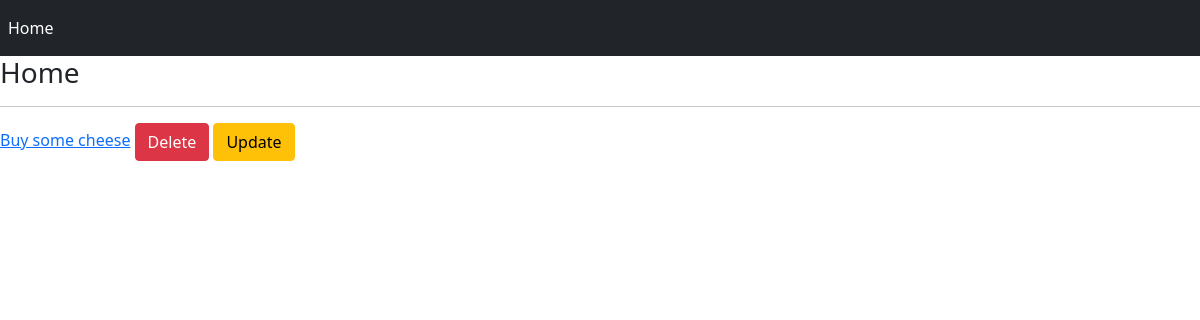
The app's page /, older data.
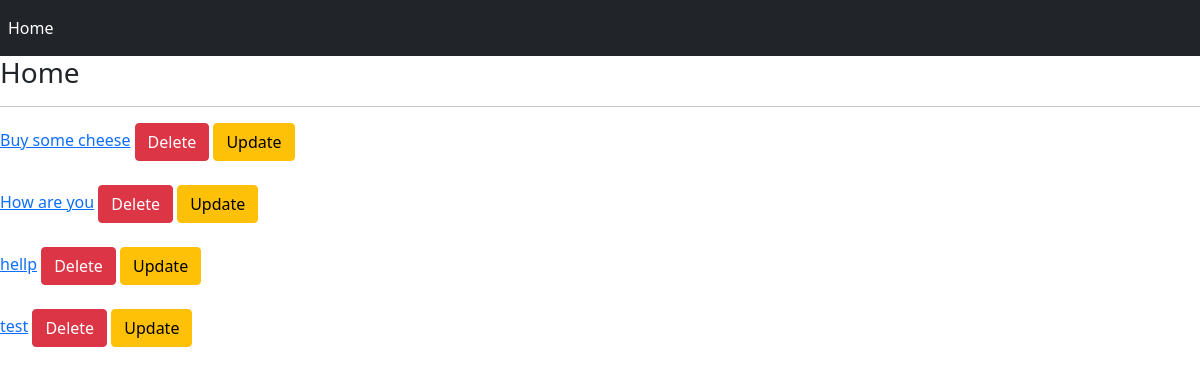
The same page, newer data.
### first/models.py (models this page shows, shortened)
class Todo(models.Model):
    title = models.CharField(max_length=100)
    created_at = models.DateTimeField(auto_now_add=True)
    slug = models.CharField(max_length=100, null=True, blank=True)

### first/views.py (the view)
# urls.py: 2. Add a URL to urlpatterns:  path('', Home.as_view(), name='home')
class Home(ListView):
    template_name = 'first/home.html'
    context_object_name = 'todos'
    ordering = ['-created_at']
    def get_queryset(self):
        return Todo.objects.all()

### first/templates/first/home.html
{% extends 'base.html' %}
{% block content %}
    <h3>Home</h3><hr/>
    {% for todo in object_list %}
        <a href="{% url 'first:detail_todo' todo.slug %}">{{ todo.title }}</a>
        <a href="{% url 'first:delete_todo' todo.id %}" class="btn btn-danger">Delete</a>
        <a href="{% url 'first:update_todo' todo.id %}" class="btn btn-warning">Update</a><br/><br/>
    {% endfor %}
{% endblock content %}

Row changes from the older to the newer data that the page shows:
added Todo: title "How are you"
added Todo: title "hellp"
added Todo: title "test"
